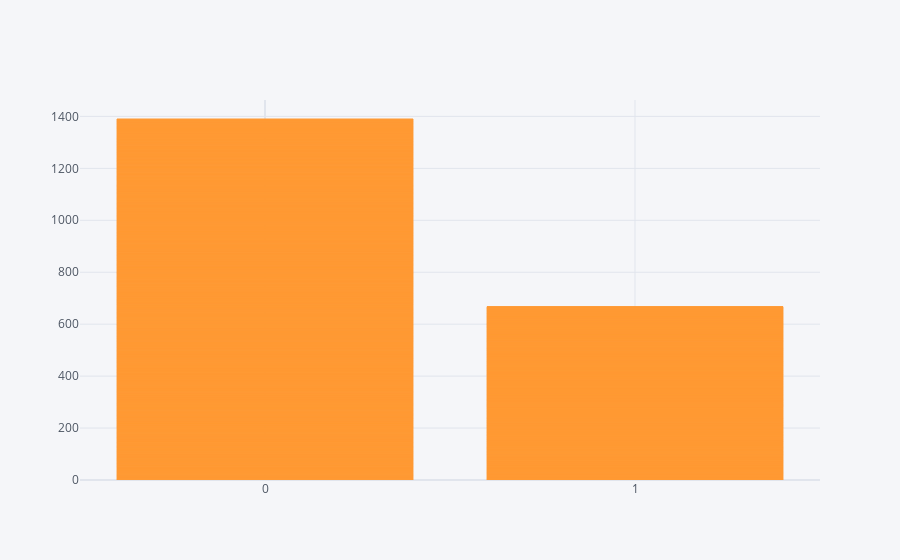

Notebook cell for this chart:
### Code cell
titanic.iplot(kind = 'bar',x= 'survived', y= 'pclass')

### Figure 1 — Plotly figure (JSON) as saved in the notebook; plotly's stock layout.template omitted (floating-point values rounded to 4 significant figures; data arrays with more than 128 entries replaced by an {"elided": "..."} marker saying what was removed)
{"data": [{"marker": {"color": "rgba(255, 153, 51, 0.6)", "line": {"color": "rgba(255, 153, 51, 1.0)", "width": 1}}, "name": "pclass", "orientation": "v", "text": "", "type": "bar", "x": {"elided": "891 int values"}, "y": {"elided": "891 int values"}}], "layout": {"legend": {"bgcolor": "#F5F6F9", "font": {"color": "#4D5663"}}, "paper_bgcolor": "#F5F6F9", "plot_bgcolor": "#F5F6F9", "title": {"font": {"color": "#4D5663"}}, "xaxis": {"gridcolor": "#E1E5ED", "showgrid": true, "tickfont": {"color": "#4D5663"}, "title": {"font": {"color": "#4D5663"}, "text": ""}, "zerolinecolor": "#E1E5ED"}, "yaxis": {"gridcolor": "#E1E5ED", "showgrid": true, "tickfont": {"color": "#4D5663"}, "title": {"font": {"color": "#4D5663"}, "text": ""}, "zerolinecolor": "#E1E5ED"}}}
